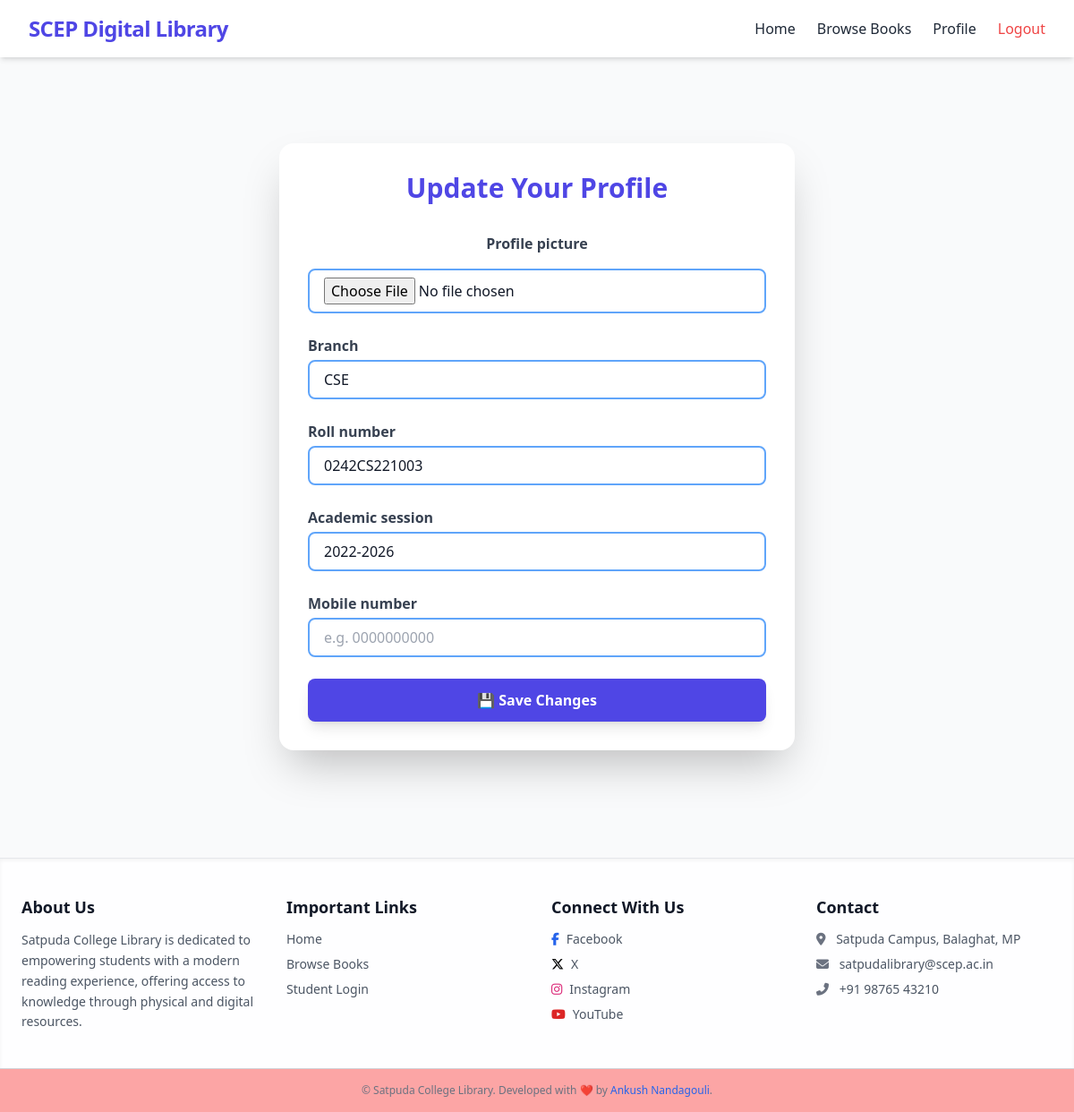
/accounts/profile/update/ (signed in), run on the app's committed database.
### accounts/models.py (models this page shows, shortened)
class CustomUser(AbstractUser):
    ROLE_CHOICES = (
        ('student', 'Student'),
        ('teacher', 'Teacher'),
        ('librarian', 'Librarian'),
    )
    role = models.CharField(
        max_length=10,
        choices=ROLE_CHOICES,
        default='student',  # Default role for new users
    )
    is_approved = models.BooleanField(default=False, help_text="Admin approval required before login")
    library_card = models.CharField(
        max_length=50,
        blank=True,
        null=True,
        default=generate_library_id,
        unique=True,
        help_text="Auto-generated unique library card ID"
    )
    profile_picture = models.ImageField(
        upload_to='profile_pics/',
        blank=True,
        null=True,
        help_text="Student's profile image"
    )
    branch = models.CharField(max_length=100, blank=True, null=True)
    roll_number = models.CharField(max_length=20, blank=True, null=True)
    academic_session = models.CharField(max_length=20, blank=True, null=True)
    mobile_number = models.CharField(max_length=10, blank=True, null=True)
    groups = models.ManyToManyField(
        Group,
        related_name='customuser_set',
        blank=True,
        help_text='The groups this user belongs to.',
        verbose_name='groups'
    )
    user_permissions = models.ManyToManyField(
        Permission,
        related_name='customuser_set',
        blank=True,
        help_text='Specific permissions for this user.',
        verbose_name='user permissions'
    )
    def is_teacher(self):
        return self.role == 'teacher'
    def is_librarian(self):
        return self.role == 'librarian'

### accounts/views.py (the view)
# urls.py: path('profile/update/', profile_update, name='profile_update'),
@login_required
def profile_update(request):
    user = request.user
    form = ProfileForm(request.POST or None, request.FILES or None, instance=user)
    if form.is_valid():
        form.save()
        messages.success(request, "Your profile has been updated successfully.")
        return redirect('profile')
    return render(request, 'accounts/profile_update.html', {'form': form})

### accounts/forms.py
class ProfileForm(forms.ModelForm):
    class Meta:
        model = CustomUser
        fields = [
            'profile_picture',
            'branch',
            'roll_number',
            'academic_session',
            'mobile_number'
        ]
        widgets = {
            'branch': forms.TextInput(attrs={'placeholder': 'e.g. Computer Science'}),
            'roll_number': forms.TextInput(attrs={'placeholder': 'e.g. CS21045'}),
            'academic_session': forms.TextInput(attrs={'placeholder': 'e.g. 2021-2025'}),
            'mobile_number': forms.TextInput(attrs={'placeholder': 'e.g. 0000000000'}),
        }

### accounts/templates/accounts/profile_update.html (shortened to what this page needs)
{% extends 'base.html' %}
{% load widget_tweaks %}
{% load static %}
{% block content %}
<div class="max-w-xl mx-auto my-10 p-8 bg-white dark:bg-gray-900 rounded-2xl shadow-2xl">
  <h2 class="text-3xl font-bold text-center text-indigo-600 dark:text-indigo-400 mb-8">
    Update Your Profile
  </h2>
  <form method="POST" enctype="multipart/form-data" class="space-y-6">
    {% for field in form %}
      {% if field.name == 'profile_picture' %}
        <div class="flex flex-col items-center space-y-4">
          <label for="{{ field.id_for_label }}" class="text-gray-700 dark:text-gray-300 font-semibold">
            {{ field.label }}
          </label>
          <input type="file" name="{{ field.name }}" id="{{ field.id_for_label }}"
            class="block w-full border-2 border-blue-400 rounded-lg bg-white dark:bg-gray-800 text-gray-900 dark:text-white px-4 py-2" />
        </div>
      {% else %}
        <div>
          <label for="{{ field.id_for_label }}" class="block mb-1 text-gray-700 dark:text-gray-300 font-semibold">
            {{ field.label }}
          </label>
          {{ field|add_class:"w-full px-4 py-2 border-2 border-blue-400 rounded-lg bg-white dark:bg-gray-800 text-gray-900 dark:text-white focus:outline-none focus:ring-2 focus:ring-indigo-500" }}
        </div>
      {% endif %}
    {% endfor %}
    <button type="submit"
      class="w-full py-3 px-6 bg-indigo-600 hover:bg-indigo-700 text-white font-semibold rounded-lg shadow-lg transition duration-300">
      💾 Save Changes
    </button>
  </form>
</div>
{% endblock %}

### data on the page
CustomUser: form "CSE" "0242CS221003" "2022-2026"

### other printed values
{{ field.label }} "Profile picture"
{{ field.label }} "Branch" "Roll number" "Academic session" "Mobile number"
